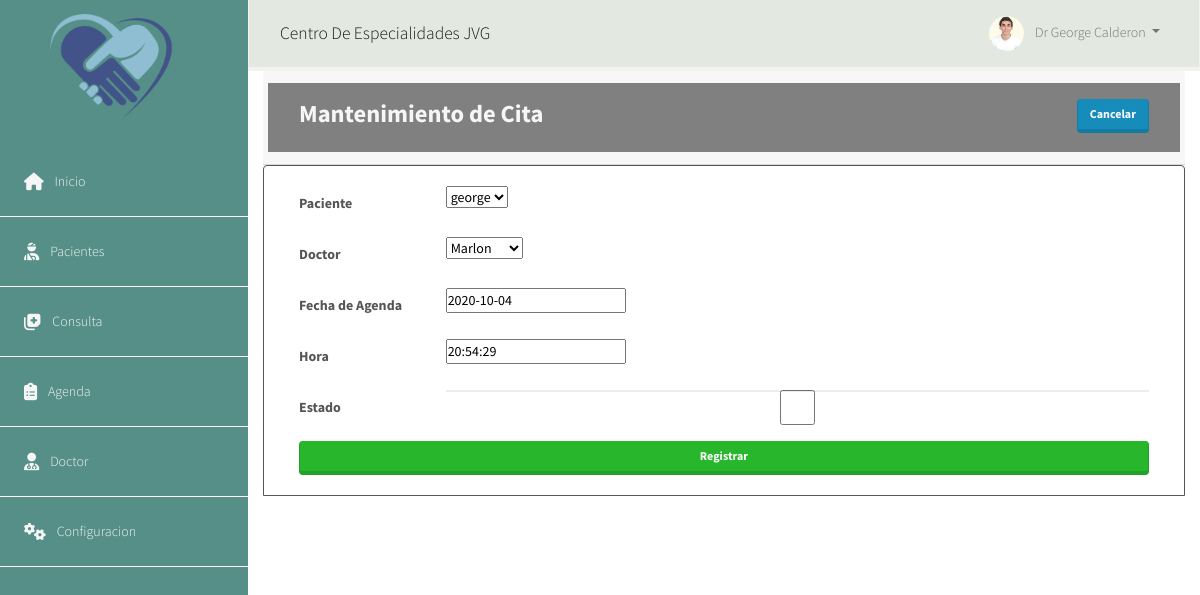
Page /base/editar_cita/4/ on the committed database.
### appcore/models.py (models this page shows, shortened)
class Agenda(models.Model):
    paciente = models.ForeignKey(Paciente, on_delete=models.PROTECT)
    doctor = models.ForeignKey(Doctor, on_delete=models.PROTECT)
    fecha = models.DateField(
        'Fecha de Agenda', blank=True, null=True, default=date.today())
    hora = models.TimeField('Hora', default=datetime.now().time())
    estado = models.BooleanField(default=True)
    class Meta:
        verbose_name = 'Agenda'
        verbose_name_plural = 'Agendas'

### appcore/views.py (the view)
class EditarCitaView(UpdateView):
    model = Agenda
    template_name = "core/registrar_cita.html"
    form_class = CitaForm
    success_url = reverse_lazy('base:cita')
    context_object_name = "cita"

### appcore/forms.py
class CitaForm(forms.ModelForm):
    class Meta:
        model = Agenda
        fields = '__all__'
        widgets = {
            'Paciente': forms.TextInput(
                attrs={
                    'class': 'form-control'
                }
            ),
            'Medico': forms.TextInput(
                attrs={
                    'class': 'form-control'
                }
            ),
            'Fecha Cita': forms.DateInput(
                attrs={
                    'class': 'form-control'
                }
            ),
            'Hora Cita': forms.Select(
                attrs={
                    'class': 'form-control'
                }
            ),
            'estado': forms.CheckboxInput(
                attrs={
                    'class': 'form-control'
                }
            )
        }

### appcore/models.py (called while the page is built)
    def __str__(self):
        return '{}'.format(self.nombre)

    def __str__(self):
            return '{}'.format(self.nombre)

### templates/core/registrar_cita.html (shortened to what this page needs)
{% extends 'menu.html' %}
{% block main %}
{% load static %}
<div class="container-fluid">
    <div class="card-header  text-light">
        <div class="row p-3" style="background: gray;">
            <div class="col-md-8">
                <h3 class="font-weight-bold">Mantenimiento de Cita</h3>
            </div>
            <div class="col-md-4 ">
                <a href="{% url 'base:cita' %}" class="btn btn-primary float-right">Cancelar</a>
            </div>
        </div>
    </div>
    <div class="card-body border rounded-top border-dark">
        <div class="col-md-12">
            <form method="POST" enctype="multipart/form-data">
                {% for campo in form %}
                <div class="form-group row">
                    <label class="col-md-2 col-form-label font-weight-bold text-dark"
                        for="id_{{ campo.name }}">{{campo.label}}</label>
                    <div class="col-md-10">
                        {{campo}}
                    </div>
                </div>
                {% endfor %}
                <button class="btn btn-success btn-block" type="submit">Registrar</button>
            </form>
        </div>
    </div>
</div>
{% endblock main %}

### static/css/estilos.css (style rules this page uses)
* { margin: 0; padding: 0; list-style: none; box-sizing: border-box; text-decoration: none; }
:root { --primary: #558F88; --sup: #E3E9E0; --grey: #efefef; }
body { overflow: hidden; font-weight: 300; color: var(--grey); }

### rows in the picture
Agenda: form "george" "Marlon" "2020-10-04" "20:54:29"

### other values in the picture
{{ campo.label }} "Paciente" "Doctor" "Fecha de Agenda" "Hora" "Estado"
